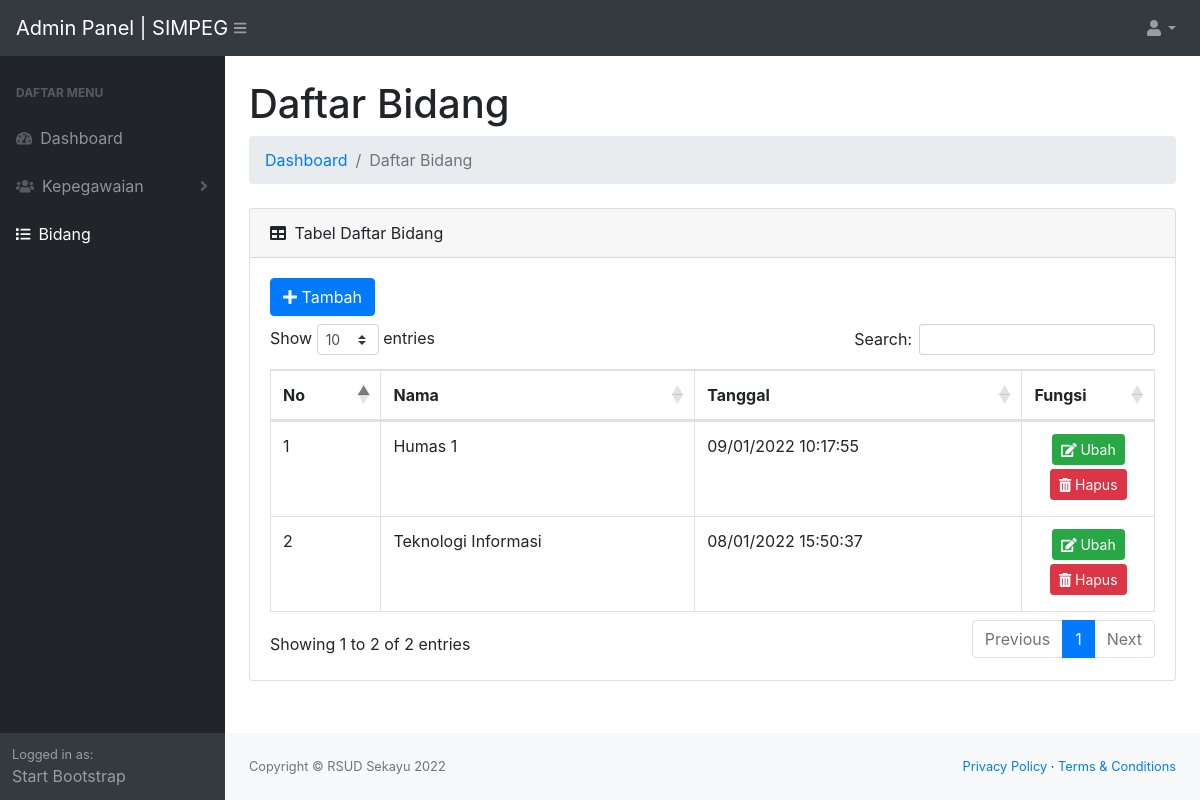
The page /admin/daftar-bidang.php on the database as committed earlier.
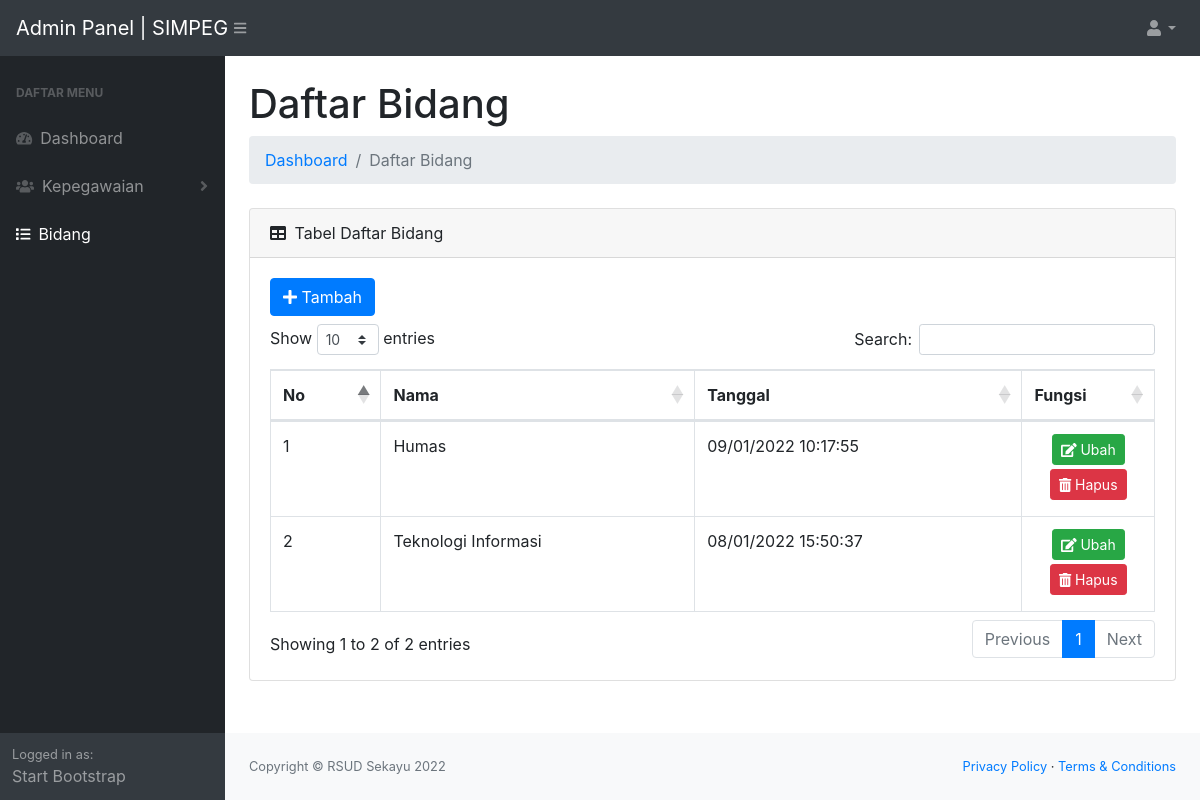
The same page on the database as committed later.
### tables this page shows
CREATE TABLE `bidang` (
  `id_bidang` int(11) NOT NULL,
  `nama` varchar(25) NOT NULL,
  `tanggal` datetime NOT NULL DEFAULT current_timestamp()
);

### admin/config/controller.php (called while the page is built, shortened)
<?php
function query($query)
{
    global $db;
    $result = mysqli_query($db, $query);
    $rows = [];
    while ($row = mysqli_fetch_assoc($result)) {
        $rows[] = $row;
    }
    return $rows;
}

### admin/daftar-bidang.php (the view, shortened to what this page needs)
<?php
include "layout/header.php";
$bidang = query("SELECT * FROM bidang ORDER BY id_bidang DESC");
?>
<div id="layoutSidenav_content">
    <main>
        <div class="container-fluid">
            <h1 class="mt-4">Daftar Bidang</h1>
            <ol class="breadcrumb mb-4">
                <li class="breadcrumb-item"><a href="index.php">Dashboard</a></li>
                <li class="breadcrumb-item active">Daftar Bidang</li>
            </ol>
            <div class="card mb-4">
                <div class="card-header">
                    <i class="fas fa-table mr-1"></i>
                    Tabel Daftar Bidang
                </div>
                <div class="card-body">
                    <div class="table-responsive">
                        <button class="btn btn-primary mb-2" data-toggle="modal" data-target="#modalTambah"><i class="fas fa-plus"></i> Tambah</button>
                        <table class="table table-bordered" id="dataTable" width="100%" cellspacing="0">
                            <thead>
                                <tr>
                                    <th>No</th>
                                    <th>Nama</th>
                                    <th>Tanggal</th>
                                    <th>Fungsi</th>
                                </tr>
                            </thead>
                            <tbody>
                                <?php $no = 1; ?>
                                <?php foreach ($bidang as $data) : ?>
                                    <tr>
                                        <td><?= $no++; ?></td>
                                        <td><?= $data['nama']; ?></td>
                                        <td><?= date('d/m/Y H:i:s', strtotime($data['tanggal'])); ?></td>
                                        <td width="15%" class="text-center">
                                            <button class="btn btn-success btn-sm mb-1" data-toggle="modal" data-target="#modalUbah<?= $data['id_bidang']; ?>"><i class="fas fa-edit"></i>
                                                Ubah</button>
                                            <a href="hapus-bidang.php?id_bidang=<?= $data['id_bidang']; ?>" class="btn btn-danger btn-sm mb-1" onclick="return confirm('Yakin Data Bidang Akan Dihapus.?');"><i class="fas fa-trash-alt"></i>
                                                Hapus</a>
                                        </td>
                                    </tr>
                                <?php endforeach; ?>
                            </tbody>
                        </table>
                    </div>
                </div>
            </div>
        </div>
    </main>
    <?php include "layout/footer.php"; ?>

Rows that differ between the two databases and show on the page:
changed bidang: nama "Humas 1" → "Humas"
